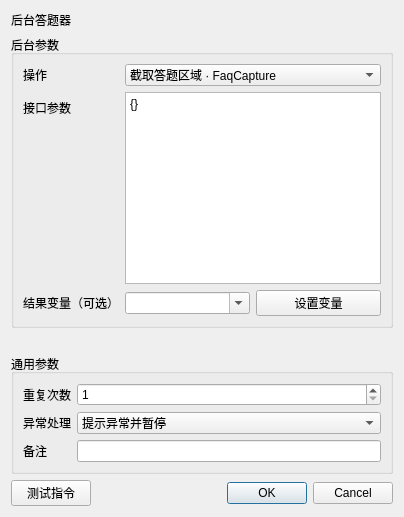
<?xml version="1.0" encoding="UTF-8"?><ui version="4.0"><class>InstructionEditor</class><widget class="QDialog" name="InstructionEditor"><layout class="QVBoxLayout" name="rootLayout"><item><widget class="QLabel" name="titleLabel"><property name="text"><string>后台答题器</string></property></widget></item><item><widget class="QGroupBox" name="parameterGroupBox"><property name="title"><string>后台参数</string></property><layout class="QFormLayout" name="parameterFormLayout"><item row="0" column="0"><widget class="QLabel" name="label_0"><property name="text"><string>操作</string></property></widget></item><item row="0" column="1"><widget class="QComboBox" name="parameter_0"><item><property name="text"><string>截取答题区域 · FaqCapture</string></property></item><item><property name="text"><string>载入答题图片 · FaqCaptureFromFile</string></property></item><item><property name="text"><string>释放答题图像 · FaqRelease</string></property></item><item><property name="text"><string>发送答题图片 · FaqSend</string></property></item><item><property name="text"><string>异步发送答题图片 · FaqPost</string></property></item><item><property name="text"><string>获取答题结果 · FaqFetch</string></property></item><item><property name="text"><string>获取答题图像大小 · FaqGetSize</string></property></item><item><property name="text"><string>取消答题任务 · FaqCancel</string></property></item><item><property name="text"><string>截取答题图像字符串 · FaqCaptureString</string></property></item><item><property name="text"><string>查询答题提交状态 · FaqIsPosted</string></property></item></widget></item><item row="1" column="0"><widget class="QLabel" name="label_1"><property name="text"><string>接口参数</string></property></widget></item><item row="1" column="1"><widget class="QPlainTextEdit" name="parameter_1"><property name="plainText"><string>{}</string></property></widget></item><item row="2" column="0"><widget class="QLabel" name="label_2"><property name="text"><string>结果变量（可选）</string></property></widget></item><item row="2" column="1"><layout class="QHBoxLayout" name="fieldLayout_2"><item><widget class="QComboBox" name="parameter_2"><property name="editable"><bool>true</bool></property></widget></item><item><widget class="QPushButton" name="auxiliary_2"><property name="text"><string>设置变量</string></property></widget></item></layout></item></layout></widget></item><item><spacer name="verticalSpacer"><property name="orientation"><enum>Qt::Vertical</enum></property><property name="sizeHint" stdset="0"><size><width>20</width><height>20</height></size></property></spacer></item>
<item><widget class="QGroupBox" name="commonGroupBox"><property name="title"><string>通用参数</string></property><layout class="QFormLayout" name="commonFormLayout">
<item row="0" column="0"><widget class="QLabel" name="repeatLabel"><property name="text"><string>重复次数</string></property></widget></item><item row="0" column="1"><widget class="QSpinBox" name="repeatSpinBox"><property name="minimum"><number>1</number></property><property name="maximum"><number>999999</number></property><property name="value"><number>1</number></property></widget></item>
<item row="1" column="0"><widget class="QLabel" name="errorPolicyLabel"><property name="text"><string>异常处理</string></property></widget></item><item row="1" column="1"><widget class="QComboBox" name="errorPolicyComboBox"><item><property name="text"><string>自动跳过</string></property></item><item><property name="text"><string>提示异常并暂停</string></property></item><item><property name="text"><string>提示异常并停止</string></property></item><property name="currentIndex"><number>1</number></property></widget></item>
<item row="2" column="0"><widget class="QLabel" name="noteLabel"><property name="text"><string>备注</string></property></widget></item><item row="2" column="1"><widget class="QLineEdit" name="noteEdit"/></item>
</layout></widget></item>
<item><layout class="QHBoxLayout" name="footerLayout"><item><widget class="QPushButton" name="testButton"><property name="text"><string>测试指令</string></property></widget></item><item><spacer name="footerSpacer"><property name="orientation"><enum>Qt::Horizontal</enum></property><property name="sizeHint" stdset="0"><size><width>40</width><height>20</height></size></property></spacer></item><item><widget class="QDialogButtonBox" name="buttonBox"><property name="standardButtons"><set>QDialogButtonBox::Cancel|QDialogButtonBox::Ok</set></property></widget></item></layout></item>
</layout></widget><resources/><connections/></ui>
